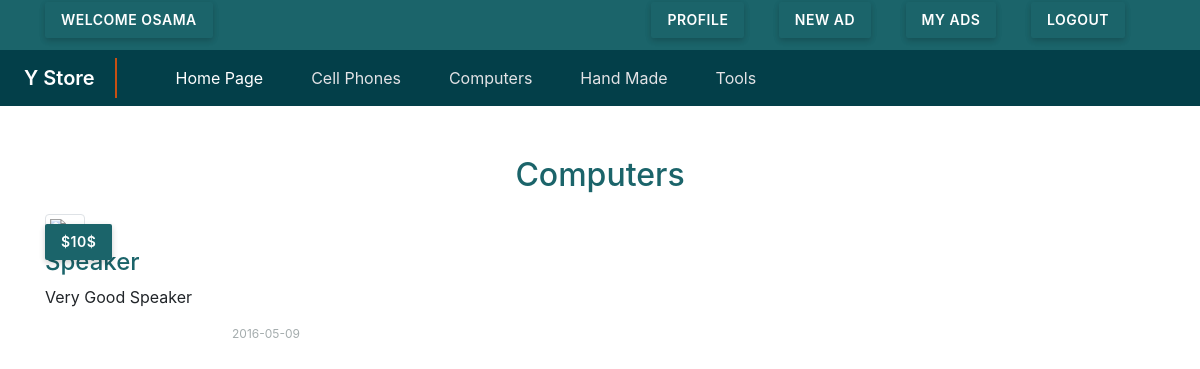
Page /categories.php?pageid=9&pagename=Computers (signed in) on the committed database.
### tables this page shows
CREATE TABLE IF NOT EXISTS `categories` (
  `CatID` int(11) NOT NULL AUTO_INCREMENT,
  `CatName` varchar(255) NOT NULL,
  `Description` text NOT NULL,
  `parent` int(11) NOT NULL,
  `Ordering` int(11) DEFAULT NULL,
  `Visibility` tinyint(4) NOT NULL DEFAULT 0,
  `Allow_Comment` tinyint(4) NOT NULL DEFAULT 0,
  `Allow_Ads` tinyint(4) NOT NULL DEFAULT 0,
  PRIMARY KEY (`CatID`),
  UNIQUE KEY `Name` (`CatName`)
);

CREATE TABLE IF NOT EXISTS `items` (
  `ItemID` int(11) NOT NULL AUTO_INCREMENT,
  `ItemName` varchar(255) NOT NULL,
  `Description` text NOT NULL,
  `Price` varchar(255) NOT NULL,
  `Date` date NOT NULL,
  `MadeCountry` varchar(255) NOT NULL,
  `Image` varchar(255) NOT NULL,
  `Status` varchar(255) NOT NULL,
  `Rating` smallint(6) NOT NULL,
  `approve` tinyint(4) NOT NULL DEFAULT 0,
  `Cat_ID` int(11) NOT NULL,
  `User_ID` int(11) NOT NULL,
  `tags` varchar(255) DEFAULT NULL,
  PRIMARY KEY (`ItemID`),
  KEY `member_1` (`User_ID`),
  KEY `cat_1` (`Cat_ID`)
);

### init.php (called while the page is built, shortened)
<?php
include "Connect.php";
$temp  = 'Inclodes/templates';
$langu = "Inclodes/Lang";
$fun   = "Inclodes/Functions";
include  $langu . "/english.php";
include  $fun   . "/function.php";
include  $temp  . "/header.php";
include  $temp  . "/navbar.php";
?>

### Inclodes/Functions/function.php (called while the page is built, shortened)
<?php
function getcat($cond='')
{
    global $con;
    $stmt1 = $con->prepare("SELECT* From categories $cond  order by CatName ");
    $stmt1->execute();
    $cats = $stmt1->fetchAll();
    return $cats;
}
function getitems($conde,$val ,$conde2=''){
    global $con;
    $stmt1 = $con->prepare("SELECT* From items where $conde =? $conde2   order by ItemName ");
    $stmt1->execute(array($val));
    $cats = $stmt1->fetchAll();
    return $cats;
}
function checkstatus($userid) {
    global $con;
    $stmt = $con->prepare("SELECT UserID, UserName,Password  FROM `users` WHERE UserID=? and RegStatus=0 LIMIt 1 ");
    $stmt->execute(array($userid));
    return $stmt->rowCount();
}
        ?>

### Inclodes/Lang/english.php (called while the page is built)
<?php
function lang($phrase) {
 static $lang = array (
     "add ads"       => "add ads",
     "edit"          => "Edit",
     "login"         => "Login",
     "defult"        => "Defulte",
     'manage'        => "Manage",
     'update'        => "Update",
     'add'           => "Add",
     'insert'        => "insert",
     'delete'        => "delete",
     'error'         => "error",
     'Activate'      => "Activate",
     'Categories'    =>"Categories",
     'items'         =>"Items",
     'visit shop'    =>"visit shop",
     'Home Page'     => "Home Page",
     'home page'     => "Home Page",
     "Home"          => "Home",
     "Gategories"    => "Gategories",
     "item"          => "Items",
     "members"       => "Members",
     "comments"      => "Comments",
     "statistics"    => "Statistics",
     "logs"          => "Logs",
     "Edit profile"  => "Edit profile",
     "Setting"       => "Setting",
     "logout"        => "Logout",
     "dashboard"     => "Dashboard",
     "profile"      => "profile"
 );
 return $lang[$phrase];
}
?>

### categories.php (the view, shortened to what this page needs)
<?php
include ("init.php");
?>
<div class="container scatdiv">
    <h2 class="text-center"><?php echo str_replace("-"," ",$_GET['pagename']) ?></h2>
     <div class = "row">
     <?php
     $record = getitems("Cat_ID",$_GET['pageid'],"AND approve =1 ");
     foreach($record as $v){
         ?>
             <div class="col-md-3">
              <div class ="thumbnail ">
                      <span class ="pricr-tag"><?php echo $v['Price']; ?>$</span>
                      <div class="caption">
                            <h4 ><a class="itema" href="items.php?itemid=<?php echo $v['ItemID'] ?>"><?php echo $v['ItemName']; ?></a></h4>
                            <p><?php echo $v['Description']; ?></p>
                            <p class="float-right idate"><?php echo $v['Date']; ?></p>
                     </div>
          </div>
             </div>
        <?php
     }
      ?>
    </div>
</div>
<?php
include ($temp."/footer.php");
?>

### Inclodes/templates/navbar.php (shortened to what this page needs)
<nav class="container-fluid upar">
      <div class="container upercon">
        <?php
        if (isset($_SESSION['user'])) {
          $status = checkstatus($_SESSION['userid']);
          ?>
          <div class="float-left">
            <?php
             if ($status==0) {
              ?>
               <p  class ="uperspan notcro">welcome <?php echo $_SESSION['user']; ?></p>
              <?php
            }
?>
          </div>
          <div  class="float-right">
          <a class="prfile" href="profile.php"><span  class ="uperspan">profile</span></a>
          <a class="prfile" href="newad.php"><span  class ="uperspan">new AD</span></a>
          <a class="prfile" href="profile.php#my-ads"><span  class ="uperspan">My ADS</span></a>
          <a class="prfile" href="logout.php"><span  class ="uperspan">logout</span></a>
          </div>
            <?php
        }
        else
        {
          ?>
            <a class="float-right loghsin" href="login.php">
          <span class ="uperspan">Login/Signup</span>
        </a>
        <?php
        }
        ?>
      </div>
      </nav>
<nav class="navbar  navbar-expand-lg navbar-dark  navbar-default x main-store-nav">
  <a class="navbar-brand" href="#">Y Store</a>
  <div class="collapse navbar-collapse" id="navbarSupportedContent">
    <ul class="navbar-nav mr-auto">
      <li class="nav-item active">
        <a class="nav-link" href="index.php"><?php echo lang('home page');   ?></a>
      </li>
           <?php
                 $cats = getcat("WHERE parent =0");
                 foreach ($cats as $v) {
                   echo "<li class='nav-item '>";
                   echo "<a class='nav-link' href='categories.php?pageid=".$v['CatID']."&pagename=". str_replace(" ","-",$v['CatName']) . "'>".$v['CatName']."</a>";
                   echo "</li>";
                  }
           ?>
        </div>
</nav>

### Layout/Css/admins.css (style rules this page uses)
.scatdiv h2 { margin-top: 50px; color: #1B646A; text-transform: capitalize; }
body { height: 1200px; }
.main-store-nav li { text-transform: capitalize; }
.nav-item { padding-right: 2rem; }
.navbar-dark .navbar-nav .nav-link { color: #e3e3e6; }
.navbar { padding-left: 2%; margin-bottom: 50px; }
.bg-primary, .x { background-color: #033F49; }
.navbar-brand { font-weight: 600; border-right: solid 2px #c75013; padding-right: 20px; }
.navbar-collapse { padding-left: 3%; }
.upar { background-color: #1B646A; padding: 2px 0px 2px 0px; }
.upercon { margin-bottom: 10px; }
.uperspan { background: #1B646A; padding: 10px 16px; width: auto; font-weight: 600; text-transform: uppercase; font-size: 14px; color: #fff; line-height: 16px; letter-spacing: 0.5px; border-radius: 2px; box-shadow: 0 2px 6px rgba(0, 0, 0, 0.1), 0 3px 6px rgba(0, 0, 0, 0.1); border: 0; outline: 0; margin: 0px 30px 0px 0; transition: all 0.25s; cursor: pointer; display: inline-block; }
.notcro { cursor: auto; }
.scatdiv h2 { margin-bottom: 20px; }
.idate { font-size: 12px; color: #a4acad; padding-top: 0px; }
.itema { color: #1B646A; text-transform: capitalize; }
.pricr-tag { position: absolute; top: 10px; background: #1B646A; padding: 10px 16px; font-weight: 600; text-transform: uppercase; font-size: 14px; color: #fff; line-height: 16px; letter-spacing: 0.5px; border-radius: 2px; box-shadow: 0 2px 6px rgba(0, 0, 0, 0.1), 0 3px 6px rgba(0, 0, 0, 0.1); }

### rows in the picture
categories: CatName "Cell Phones"
categories: CatName "Computers"
categories: CatName "Hand Made"
categories: CatName "Tools"
items: Price "$10", ItemName "Speaker", Description "Very Good Speaker", Date "2016-05-09"

### other values in the picture
$_SESSION['user'] "OSAMA"
lang('home page') "Home Page"
str_replace("-"," ",$_GET['pagename']) "Computers"
